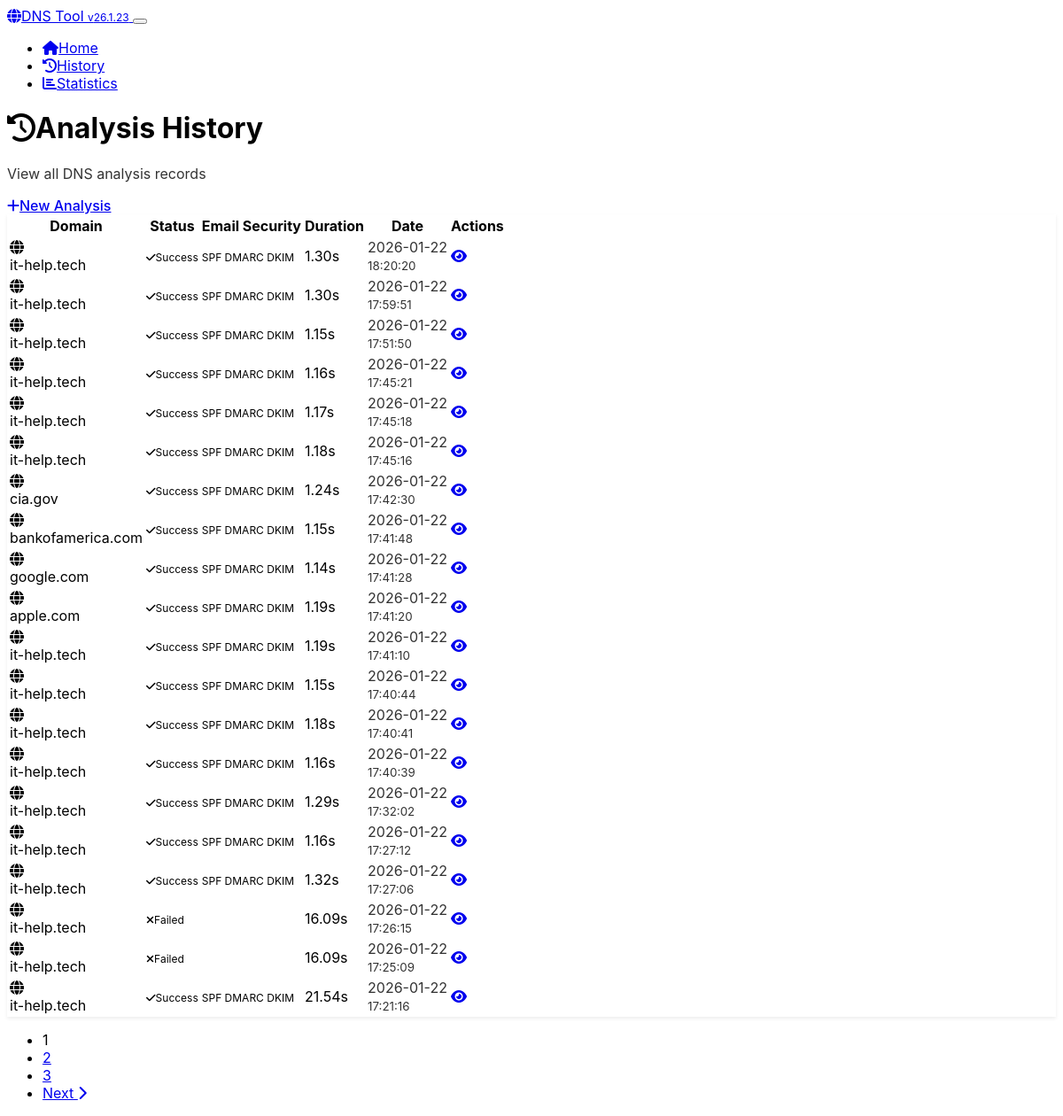
Before: /history with the older database file.
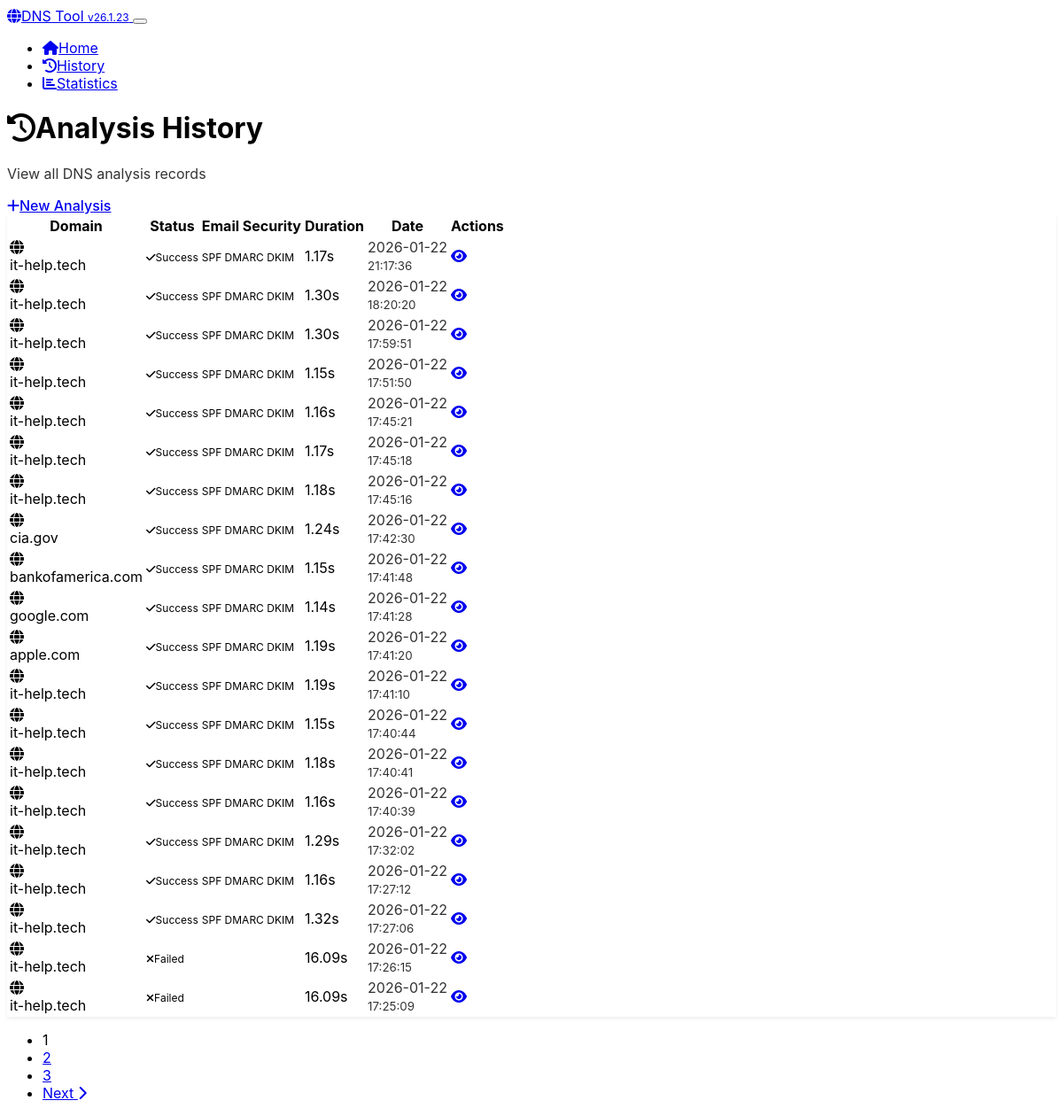
After: the same page with the newer database file.
### app.py (models this page shows, shortened)
class DomainAnalysis(db.Model):
    __tablename__ = 'domain_analyses'
    id = db.Column(db.Integer, primary_key=True)
    domain = db.Column(db.String(255), nullable=False, index=True)
    ascii_domain = db.Column(db.String(255), nullable=False)
    basic_records = db.Column(JSON)
    authoritative_records = db.Column(JSON)
    spf_status = db.Column(db.String(20))
    spf_records = db.Column(JSON)
    dmarc_status = db.Column(db.String(20))
    dmarc_policy = db.Column(db.String(20))
    dmarc_records = db.Column(JSON)
    dkim_status = db.Column(db.String(20))
    dkim_selectors = db.Column(JSON)
    registrar_name = db.Column(db.String(255))
    registrar_source = db.Column(db.String(20))
    analysis_success = db.Column(db.Boolean, default=True)
    error_message = db.Column(db.Text)
    analysis_duration = db.Column(db.Float)  # seconds
    created_at = db.Column(db.DateTime, default=datetime.utcnow, nullable=False)
    updated_at = db.Column(db.DateTime, default=datetime.utcnow, onupdate=datetime.utcnow)

### app.py (the view)
@app.route('/history')
def history():
    page = request.args.get('page', 1, type=int)
    per_page = 20
    analyses = DomainAnalysis.query.order_by(
        DomainAnalysis.created_at.desc()
    ).paginate(
        page=page, per_page=per_page, error_out=False
    )
    return render_template('history.html', analyses=analyses)

### app.py (called while the page is built)
@app.context_processor
def inject_version():
    return {'app_version': APP_VERSION}

### templates/history.html (shortened to what this page needs)
<!DOCTYPE html>
<html lang="en" data-bs-theme="dark">
<head>
    <link href="https://cdn.replit.com/agent/bootstrap-agent-dark-theme.min.css" rel="stylesheet">
    <link href="https://cdnjs.cloudflare.com/ajax/libs/font-awesome/6.4.0/css/all.min.css" rel="stylesheet">
    <link href="{{ url_for('static', filename='css/custom.css') }}" rel="stylesheet">
</head>
<body>
    <nav class="navbar navbar-expand-lg navbar-dark bg-dark">
        <div class="container">
            <a class="navbar-brand" href="{{ url_for('index') }}">
                <i class="fas fa-globe me-2"></i>DNS Tool <span class="badge bg-secondary ms-1">v{{ app_version }}</span>
            </a>
            <button class="navbar-toggler" type="button" data-bs-toggle="collapse" data-bs-target="#navbarNav">
            </button>
            <div class="collapse navbar-collapse" id="navbarNav">
                <ul class="navbar-nav ms-auto">
                    <li class="nav-item">
                        <a class="nav-link" href="{{ url_for('index') }}">
                            <i class="fas fa-home me-1"></i>Home
                        </a>
                    </li>
                    <li class="nav-item">
                        <a class="nav-link active" href="{{ url_for('history') }}">
                            <i class="fas fa-history me-1"></i>History
                        </a>
                    </li>
                    <li class="nav-item">
                        <a class="nav-link" href="{{ url_for('stats') }}">
                            <i class="fas fa-chart-bar me-1"></i>Statistics
                        </a>
                    </li>
                </ul>
            </div>
        </div>
    </nav>
    <div class="container my-4">
        <div class="d-flex justify-content-between align-items-center mb-4">
            <div>
                <h1 class="h3 mb-1">
                    <i class="fas fa-history me-2"></i>Analysis History
                </h1>
                <p class="text-muted mb-0">View all DNS analysis records</p>
            </div>
            <a href="{{ url_for('index') }}" class="btn btn-primary">
                <i class="fas fa-plus me-2"></i>New Analysis
            </a>
        </div>
        {% if analyses.items %}
            <div class="card">
                <div class="card-body">
                    <div class="table-responsive">
                        <table class="table table-hover mb-0">
                            <thead>
                                <tr>
                                    <th>Domain</th>
                                    <th>Status</th>
                                    <th>Email Security</th>
                                    <th>Duration</th>
                                    <th>Date</th>
                                    <th>Actions</th>
                                </tr>
                            </thead>
                            <tbody>
                                {% for analysis in analyses.items %}
                                <tr>
                                    <td>
                                        <div class="d-flex align-items-center">
                                            <i class="fas fa-globe text-primary me-2"></i>
                                            <div>
                                                <div class="fw-medium">{{ analysis.domain }}</div>
                                            </div>
                                        </div>
                                    </td>
                                    <td>
                                        {% if analysis.analysis_success %}
                                            <span class="badge bg-success">
                                                <i class="fas fa-check me-1"></i>Success
                                            </span>
                                        {% else %}
                                            <span class="badge bg-danger">
                                                <i class="fas fa-times me-1"></i>Failed
                                            </span>
                                        {% endif %}
                                    </td>
                                    <td>
                                        <div class="d-flex gap-1">
                                            {% if analysis.spf_status %}
                                                <span class="badge bg-{{ 'success' if analysis.spf_status == 'success' else 'warning' if analysis.spf_status == 'warning' else 'danger' }}" title="SPF">
                                                    SPF
                                                </span>
                                            {% endif %}
                                            {% if analysis.dmarc_status %}
                                                <span class="badge bg-{{ 'success' if analysis.dmarc_status == 'success' else 'warning' if analysis.dmarc_status == 'warning' else 'danger' }}" title="DMARC">
                                                    DMARC
                                                </span>
                                            {% endif %}
                                            {% if analysis.dkim_status %}
                                                <span class="badge bg-{{ 'success' if analysis.dkim_status == 'success' else 'warning' }}" title="DKIM">
                                                    DKIM
                                                </span>
                                            {% endif %}
                                        </div>
                                    </td>
                                    <td>
                                        {% if analysis.analysis_duration %}
                                            {{ "%.2f"|format(analysis.analysis_duration) }}s
                                        {% else %}
                                            -
                                        {% endif %}
                                    </td>
                                    <td>
                                        <div class="text-muted">
                                            {{ analysis.created_at.strftime('%Y-%m-%d') }}<br>
                                            <small>{{ analysis.created_at.strftime('%H:%M:%S') }}</small>
                                        </div>
                                    </td>
                                    <td>
                                        <div class="btn-group" role="group">
                                            <a href="{{ url_for('view_analysis', analysis_id=analysis.id) }}"
                                               class="btn btn-sm btn-outline-primary" title="View Details">
                                                <i class="fas fa-eye"></i>
                                            </a>
                                        </div>
                                    </td>
                                </tr>
                                {% endfor %}
                            </tbody>
                        </table>
                    </div>
                </div>
            </div>
            {% if analyses.pages > 1 %}
                <nav aria-label="Analysis history pagination" class="mt-4">
                    <ul class="pagination justify-content-center">
                        {% for page_num in analyses.iter_pages() %}
                            {% if page_num %}
                                {% if page_num != analyses.page %}
                                    <li class="page-item">
                                        <a class="page-link" href="{{ url_for('history', page=page_num) }}">{{ page_num }}</a>
                                    </li>
                                {% else %}
                                    <li class="page-item active">
                                        <span class="page-link">{{ page_num }}</span>
                                    </li>
                                {% endif %}
                            {% else %}
                                <li class="page-item disabled">
                                    <span class="page-link">...</span>
                                </li>
                            {% endif %}
                        {% endfor %}
                        {% if analyses.has_next %}
                            <li class="page-item">
                                <a class="page-link" href="{{ url_for('history', page=analyses.next_num) }}">
                                    Next <i class="fas fa-chevron-right"></i>
                                </a>
                            </li>
                        {% endif %}
                    </ul>
                </nav>
            {% endif %}
        {% endif %}
    </div>
</body>
</html>

### static/css/custom.css (style rules this page uses)
:root { --code-bg: hsl(210, 11%, 15%); --code-border: hsl(210, 11%, 25%); --feature-icon-size: 3rem; }
body { font-family: -apple-system, BlinkMacSystemFont, 'Segoe UI', Roboto, sans-serif; }
.card { border: 1px solid var(--bs-border-color); box-shadow: 0 0.125rem 0.25rem rgba(0, 0, 0, 0.075); }
.badge { font-size: 0.75em; }
.btn { border-radius: 0.375rem; font-weight: 500; }
.text-muted { opacity: 0.8; }

Changed rows visible on the page:
no longer on this page (row unchanged): DomainAnalysis: domain "it-help.tech", analysis_success True (drawn), analysis_duration "21.54", created_at "2026-01-22", created_at "17:21:16"
added DomainAnalysis: domain "it-help.tech", analysis_success True (drawn), analysis_duration "1.17", created_at "2026-01-22", created_at "21:17:36"
